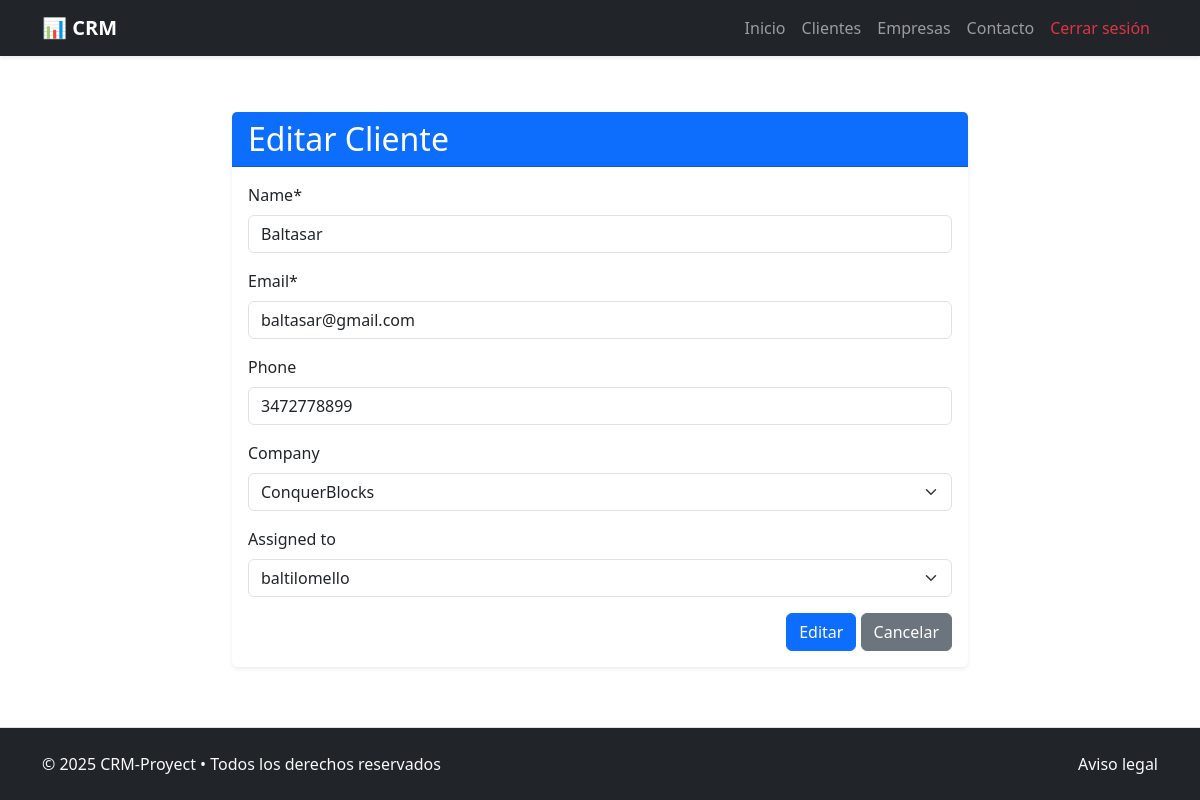
Page /client/1/update/ (signed in) on the committed database.
### crm_app/models.py (models this page shows, shortened)
class Client(models.Model):
    name = models.CharField(max_length=255) #Nombre del cliente
    email = models.EmailField(unique=True) #Email del cliente
    phone = models.CharField(max_length=50, blank=True) #Telefono del cliente
    company = models.ForeignKey(
        Company, on_delete=models.SET_NULL, blank=True, null=True,
        related_name='clients') #Empresa del cliente
    assigned_to = models.ForeignKey(
        User, on_delete=models.SET_NULL, blank=True, null=True,
        related_name='clients') #Asignado a tal usuario
    created_at = models.DateTimeField(auto_now_add=True) #Fecha de creación
    updated_at = models.DateTimeField(auto_now=True) #Fecha de ultima actualización

### crm_app/views.py (the view, shortened to what this page needs)
# urls.py: path("client/<pk>/update/", ClientUpdateView.as_view(), name="client_update"),
@method_decorator(login_required, name='dispatch')
class ClientUpdateView(UpdateView):
    template_name = '../templates/clients/client_update.html'
    model = Client
    form_class = ClientCreateForm
    success_url = reverse_lazy('client_list')

### crm_app/forms.py
class ClientCreateForm(forms.ModelForm):
    class Meta:
        model = Client
        fields = [
            "name",
            "email",
            "phone",
            "company",
            "assigned_to",
        ]

### crm_app/models.py (called while the page is built)
    def __str__(self):
        return self.name #Como se mostrara en el admin y otros lugares

### crm_project/templates/clients/client_update.html (shortened to what this page needs)
{% extends "general/layout.html" %}
{% load crispy_forms_tags %}
{% block page_content %}
<div class="container my-5">
    <div class="row justify-content-center">
        <div class="col-12 col-md-8">
            <div class="card shadow-sm border-0">
                <div class="card-header bg-primary text-white">
                    <h2 class="mb-0">Editar Cliente</h2>
                </div>
                <div class="card-body">
                    <form action="" method="post" enctype="multipart/form-data">
                        <div class="mb-3">
                            {{ form.name|as_crispy_field }}
                        </div>
                        <div class="mb-3">
                            {{ form.email|as_crispy_field }}
                        </div>
                        <div class="mb-3">
                            {{ form.phone|as_crispy_field }}
                        </div>
                        <div class="mb-3">
                            {{ form.company|as_crispy_field }}
                        </div>
                        <div class="mb-3">
                            {{ form.assigned_to|as_crispy_field }}
                        </div>
                        <div class="text-end">
                            <button class="btn btn-primary">Editar</button>
                            <a href="{% url 'client_list' %}" class="btn btn-secondary">Cancelar</a>
                        </div>
                    </form>
                </div>
            </div>
        </div>
    </div>
</div>
{% endblock %}

### rows in the picture
Client: name "Baltasar", email "baltasar@gmail.com", phone "3472778899", company "ConquerBlocks", assigned_to "baltilomello"
